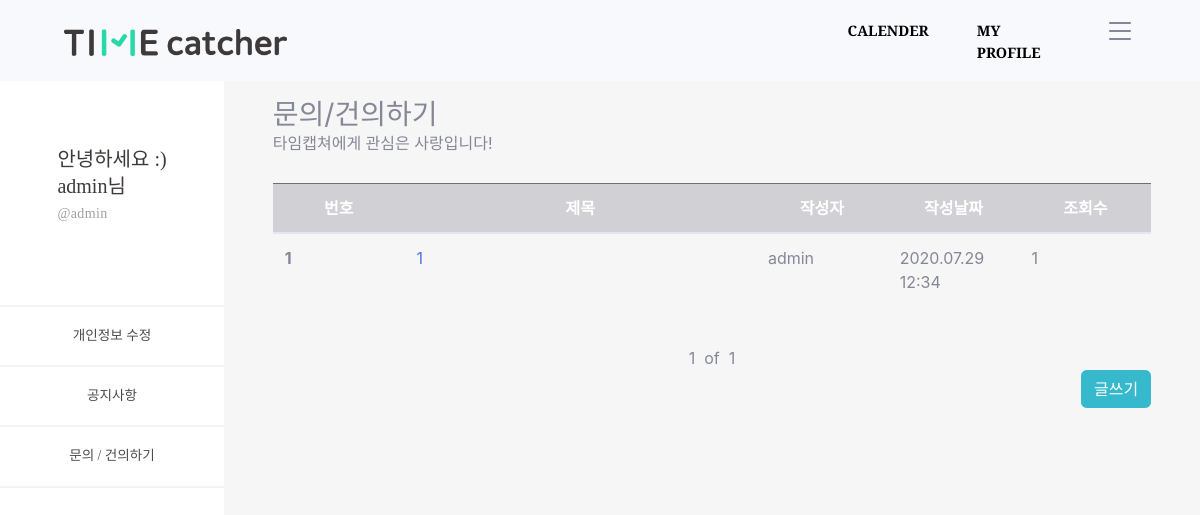
The app's page /timeApp/customer/ (signed in) with its own data.
### timeUser/models.py (models this page shows, shortened)
class Profile(models.Model):
    class Meta:
        verbose_name = 'Profile'
        verbose_name_plural = 'Profile'
    objects = models.Manager()
    user = models.OneToOneField(User, on_delete=models.CASCADE)
    nick = models.CharField(verbose_name='NickName', max_length=50, null=True, blank=True)
    birth_date = models.DateTimeField(null=True, blank=True)
    plan = models.IntegerField(default=0, null=True, blank=True)

### timeApp/models.py (models this page shows, shortened)
class Customer(models.Model):
    objects = models.Manager()
    c_user = models.ForeignKey(User, on_delete = models.CASCADE, null = True)
    c_title = models.CharField(max_length=100)
    c_body = models.TextField()
    c_hit = models.PositiveIntegerField(default=0)
    c_input_date = models.DateTimeField('date published', default=timezone.now)

### timeApp/views.py (the view)
# urls.py: path('customer/', views.customer, name='customer'),
def customer(request):
    customers = Customer.objects.all().order_by('-id')
    paginator = Paginator(customers,10)
    page = request.GET.get('page')
    customers_posts = paginator.get_page(page)
    conn_user = request.user
    conn_profile = Profile.objects.get(user=conn_user)
    context = {
        'id' : conn_user.username,
        'nick' : conn_profile.nick,
        'customers' : customers,
        'customers_posts' : customers_posts,
    }
    return render(request, 'customer.html', context=context)

### timeApp/templates/customer.html (shortened to what this page needs)
{% extends 'base_side.html' %}
{% load static %}
{% block content_side %}
<div id="content-wrapper" style="background-color: #f6f6f6;" class="d-flex justify-content-center">
  <div class="cantrion" style="margin-top: 10%; width: 90%;">
    <h3 class="mb-0">문의/건의하기</h3>
    <div class="mb-1 text-muted">타임캡쳐에게 관심은 사랑입니다!</div>
    <br>
    <table class="table table-hover">
      <thead>
        <colgroup>
          <col style="width: 15%;">
          <col style="width: 40%;">
          <col style="width: 15%;">
          <col style="width: 15%;">
          <col style="width: 15%;">
        </colgroup>
        <tr class="text-center table-dark">
          <th scope="col">번호</th>
          <th scope="col">제목</th>
          <th scope="col">작성자</th>
          <th scope="col">작성날짜</th>
          <th scope="col">조회수</th>
        </tr>
      </thead>
      <tbody>
        {% for customer in customers_posts %}
        <tr>
          <th scope="row">{{ customer.id }}</th>
          <td><a href="{% url 'customer_detail' customer.id %}">{{ customer.c_title }}</a></td>
          <td>{{ customer.c_user }}</td>
          <td>{{ customer.c_input_date  | date:"Y.m.d h:i" }}</td>
          <td>{{ customer.c_hit }}</td>
        </tr>
        {% endfor %}
      </tbody>
    </table>
    <br>
    <div class="d-flex justify-content-center">
      <span>{{customers_posts.number}}</span>
      <span>&nbsp of &nbsp</span>
      <span>{{customers_posts.paginator.num_pages}}</span>
    </div>
    <div class="d-flex justify-content-end">
      <a href="{% url 'customer_create' %}" class="btn btn-info">글쓰기</a>
    </div>
  </div>
</div>
{% endblock %}

### timeProject/templates/base_side.html
{% extends 'base.html' %}
{% load static %}
{% block content %}
<div id="wrapper">
  <ul class="navbar-nav sidebar sidebar-dark accordion" id="accordionSidebar">
    <li class="nav-item active d-flex justify-content-center" style="margin-top: 65%; margin-bottom: 35%;">
      <div class="text-left">
        <a
          style="font-family: SDGtNeobUni-gEb; font-size: 20px; font-weight: normal; font-stretch: normal; font-style: normal; line-height: 1.35; letter-spacing: normal; text-align: left; color: #3e3a39;">안녕하세요
          :)</a>
        <br>
        <a
          style="font-family: SDGtNeobUni-gEb; font-size: 20px; font-weight: normal; font-stretch: normal; font-style: normal; line-height: 1.35; letter-spacing: normal; text-align: left; color: #3e3a39;">{{ nick }}님</a>
        <br>
        <a
          style=" font-family: SDGtNeobUni-bLt; font-size: 14px; font-weight: normal; font-stretch: normal; font-style: normal; line-height: 1.93; letter-spacing: normal; text-align: left; color: #a0a0a0; letter-spacing: 0.38px;">@{{ nick }}</a>
      </div>
    </li>
    <a>
      <hr style="border: solid 1px #f3f3f3;" class="mb-0 mt-0"></a>
    <li class="nav-item active">
      <a class="nav-link" href="{% url 'profile_update' %}" style="font-family: SDGtNeobUni-bLt;
              font-size: 14px;
              font-weight: normal;
              font-stretch: normal;
              font-style: normal;
              line-height: 1.93;
              letter-spacing: normal;
              text-align: left;
              color: #4c4c4c;">
        <span class="d-flex align-items-center justify-content-center">개인정보 수정</span></a>
    </li>
    <a>
      <hr style="border: solid 1px #f3f3f3;" class="mb-0 mt-0"></a>
    <li class="nav-item active">
      <a class="nav-link" href="{% url 'notices' %}" style="font-family: SDGtNeobUni-bLt;
              font-size: 14px;
              font-weight: normal;
              font-stretch: normal;
              font-style: normal;
              line-height: 1.93;
              letter-spacing: normal;
              text-align: left;
              color: #4c4c4c;">
        <span class="d-flex align-items-center justify-content-center">공지사항</span></a>
    </li>
    <a>
      <hr style="border: solid 1px #f3f3f3;" class="mb-0 mt-0"></a>
    <li class="nav-item active">
      <a class="nav-link" href="{% url 'customer' %}" style="font-family: SDGtNeobUni-bLt;
              font-size: 14px;
              font-weight: normal;
              font-stretch: normal;
              font-style: normal;
              line-height: 1.93;
              letter-spacing: normal;
              text-align: left;
              color: #4c4c4c;">
        <span class="d-flex align-items-center justify-content-center">문의 / 건의하기</span></a>
    </li>
    <a>
      <hr style="border: solid 1px #f3f3f3;" class="mb-0 mt-0"></a>
  </ul>
  {% block content_side %}
  {% endblock %}
</div>
{% endblock %}

### records on screen
Profile: nick "admin"
Customer: id "1", c_title "1", c_user "admin", c_input_date "2020.07.29 12:34", c_hit "1"

### other values on screen
{{ customers_posts.number }} "1"
{{ customers_posts.paginator.num_pages }} "1"
